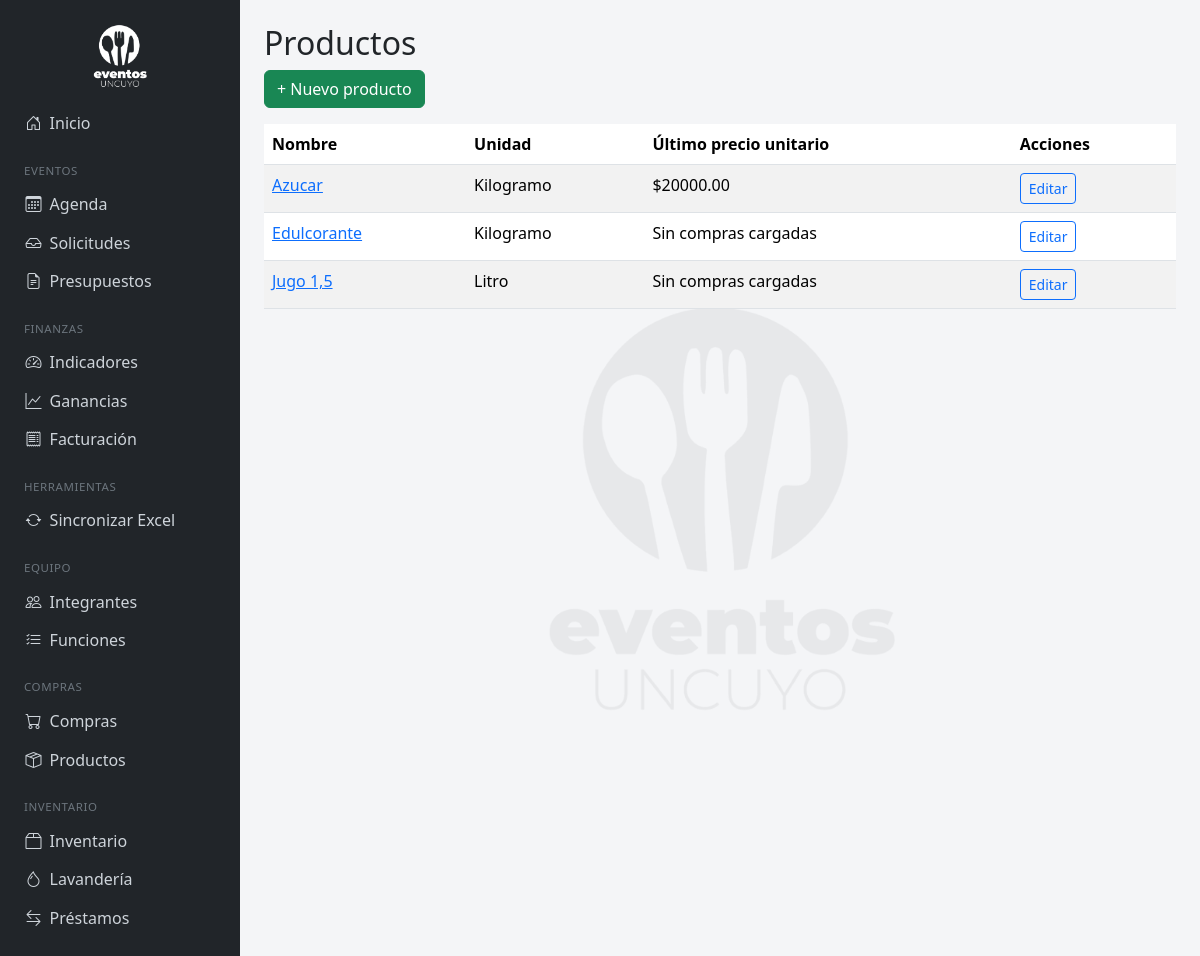
/productos/, run on the app's committed database.
### eventos/models.py (models this page shows, shortened)
class Producto(models.Model):
    UNIDAD_MEDIDA = [
        ('kg', 'Kilogramo'), ('g', 'Gramo'), ('l', 'Litro'), ('ml', 'Mililitro'),
        ('unidad', 'Unidad'), ('paquete', 'Paquete'), ('docena', 'Docena'), ('caja', 'Caja'),
    ]
    nombre = models.CharField(max_length=150, unique=True)
    unidad_medida = models.CharField(max_length=10, choices=UNIDAD_MEDIDA)
    activo = models.BooleanField(default=True)
    class Meta:
        ordering = ['nombre']
    @property
    def ultimo_precio_unitario(self):
        ultimo_item = self.compras.order_by('-compra__fecha').first()
        return ultimo_item.precio_unitario if ultimo_item else None

class ItemCompra(models.Model):
    compra = models.ForeignKey(Compra, on_delete=models.CASCADE, related_name='items')
    producto = models.ForeignKey(Producto, on_delete=models.PROTECT, related_name='compras')
    cantidad = models.DecimalField(max_digits=10, decimal_places=3)
    total_pagado = models.DecimalField(max_digits=12, decimal_places=2)
    @property
    def precio_unitario(self):
        if self.cantidad:
            return round(self.total_pagado / self.cantidad, 2)
        return None

### eventos/views.py (the view)
# urls.py: path('productos/', views.producto_lista, name='producto_lista'),
def producto_lista(request):
    productos = Producto.objects.all()
    return render(request, 'eventos/producto_lista.html', {'productos': productos})

### eventos/templates/eventos/producto_lista.html
{% extends 'eventos/base.html' %}
{% block content %}
<h2>Productos</h2>
<a href="{% url 'producto_crear' %}" class="btn btn-success mb-3">+ Nuevo producto</a>
<table class="table table-striped">
    <thead><tr><th>Nombre</th><th>Unidad</th><th>Último precio unitario</th><th>Acciones</th></tr></thead>
    <tbody>
        {% for p in productos %}
        <tr>
            <td><a href="{% url 'producto_detalle' p.pk %}">{{ p.nombre }}</a></td>
            <td>{{ p.get_unidad_medida_display }}</td>
            <td>{% if p.ultimo_precio_unitario %}${{ p.ultimo_precio_unitario }}{% else %}Sin compras cargadas{% endif %}</td>
            <td><a href="{% url 'producto_editar' p.pk %}" class="btn btn-sm btn-outline-primary">Editar</a></td>
        </tr>
        {% empty %}
        <tr><td colspan="4" class="text-center text-muted">No hay productos cargados</td></tr>
        {% endfor %}
    </tbody>
</table>
{% endblock %}

### eventos/templates/eventos/base.html (style rules this page uses)
body { background-color: #f4f5f7; }

### data on the page
Producto: nombre "Azucar", unidad_medida "Kilogramo", ultimo_precio_unitario "20000.00"
Producto: nombre "Edulcorante", unidad_medida "Kilogramo", shows "Sin compras cargadas"
Producto: nombre "Jugo 1,5", unidad_medida "Litro", shows "Sin compras cargadas"
